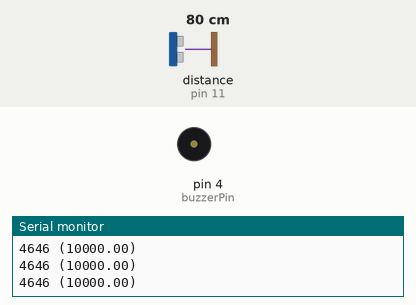
Recording of a sketch running on a simulated Arduino Uno, built with avr-gcc and run on an emulated ATmega328P. Parts: buzzer (waves = sounding, pin HIGH), the last lines printed to the serial monitor. Wiring (inferred from the names in the program): ultrasonic range finder: trigger pin 12; echo pin 11. The inputs (shaded band) are chosen by the test bench; at power-on: distance to the obstacle (sensor on pin 11) 80 cm. The echo pulse lasts 58.3 µs per cm; pins used as bus, display or sensor lines are not drawn.

Above: at 1.2 s.
1.3 s: distance to the obstacle (sensor on pin 11) set to 5 cm
2.8 s: distance to the obstacle (sensor on pin 11) set to 2 cm
At 4.0 s:
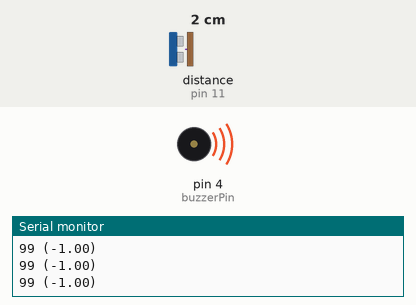
4.3 s: distance to the obstacle (sensor on pin 11) set to 4 cm
At 4.6 s:
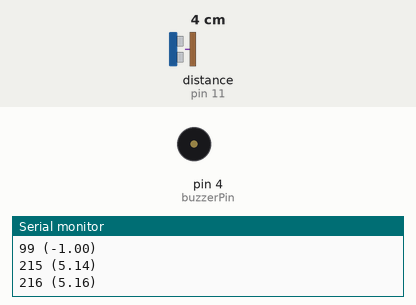
Timing chart, 0 to 7.3 s (numbered marks = the images above; inputs shaded):
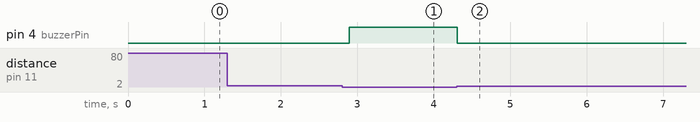

Measured:
- the behaviour switches between 4 and 3 cm on distance to the obstacle (sensor on pin 11) (found by bisection; images 0 and 1)
- after the input at 2.8 s, pin 4 (buzzerPin): LOW → HIGH after 0.09 s
- after the input at 4.3 s, pin 4 (buzzerPin): HIGH → LOW at once

The sketch:

homework53_distance_sensor.ino
```cpp
/**
 * https://toptechboy.com/arduino-tutorial-53-understanding-and-connecting-the-hc-sr04-sensor/
 * Show distance using SR04 sensor with a buzzer to indicate too far
*/

const float tooFar = 10000.;
const float tooClose = -1;
const int baud = 9600;
const int delayTime = 500;

const int echoPin = 11;
const int triggerPin = 12;

const int buzzerPin = 4;

void setup() {
  Serial.begin(baud);
  pinMode(buzzerPin, OUTPUT);
  pinMode(triggerPin, OUTPUT);
  pinMode(echoPin, INPUT);
}

void loop() {
  // bring the triggerPin low first, then high, then low
  digitalWrite(triggerPin, LOW);
  delayMicroseconds(10);
  digitalWrite(triggerPin, HIGH);
  delayMicroseconds(10);
  digitalWrite(triggerPin, LOW);
  // how long echoPin was on HIGH
  int pingTravelTime = pulseIn(echoPin, HIGH);
  float distance = toDistance(pingTravelTime);
  if(distance==tooClose){
    ringBuzzer();
  } else {
    silenceBuzzer();
  }
  delay(100);
  Serial.println(String(pingTravelTime) + " ("+String(distance)+")");
}

void ringBuzzer(){
  digitalWrite(buzzerPin, HIGH);
}

void silenceBuzzer(){
  digitalWrite(buzzerPin, LOW);
}

float toDistance(int travelTime) {
  if(travelTime < 195) return -1.;
  if(travelTime > 1200) return tooFar;
  return 0.015504957078815655 * travelTime + 1.808167855636654;
}
```
